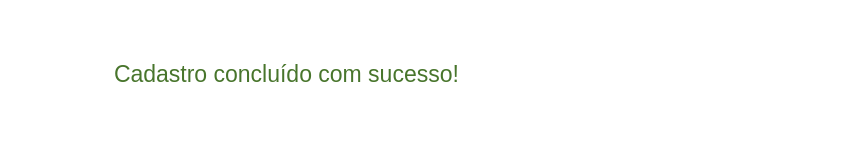
<?xml version="1.0" encoding="UTF-8"?>
<ui version="4.0">
 <class>Dialog</class>
 <widget class="QDialog" name="Dialog">
  <property name="geometry">
   <rect>
    <x>0</x>
    <y>0</y>
    <width>842</width>
    <height>147</height>
   </rect>
  </property>
  <property name="windowTitle">
   <string>Dialog</string>
  </property>
  <property name="styleSheet">
   <string notr="true">background-color: rgb(255, 255, 255);</string>
  </property>
  <layout class="QHBoxLayout" name="horizontalLayout">
   <item>
    <widget class="QLabel" name="icon">
     <property name="minimumSize">
      <size>
       <width>91</width>
       <height>91</height>
      </size>
     </property>
     <property name="maximumSize">
      <size>
       <width>97</width>
       <height>97</height>
      </size>
     </property>
     <property name="sizeIncrement">
      <size>
       <width>91</width>
       <height>0</height>
      </size>
     </property>
     <property name="midLineWidth">
      <number>0</number>
     </property>
     <property name="text">
      <string/>
     </property>
     <property name="pixmap">
      <pixmap>icones/iconConcluido.png</pixmap>
     </property>
    </widget>
   </item>
   <item>
    <widget class="QLabel" name="texto">
     <property name="minimumSize">
      <size>
       <width>701</width>
       <height>91</height>
      </size>
     </property>
     <property name="maximumSize">
      <size>
       <width>999999</width>
       <height>999999</height>
      </size>
     </property>
     <property name="font">
      <font>
       <pointsize>17</pointsize>
      </font>
     </property>
     <property name="styleSheet">
      <string notr="true">color: #48752C</string>
     </property>
     <property name="text">
      <string>Cadastro concluído com sucesso!</string>
     </property>
    </widget>
   </item>
  </layout>
 </widget>
 <resources/>
 <connections/>
</ui>
